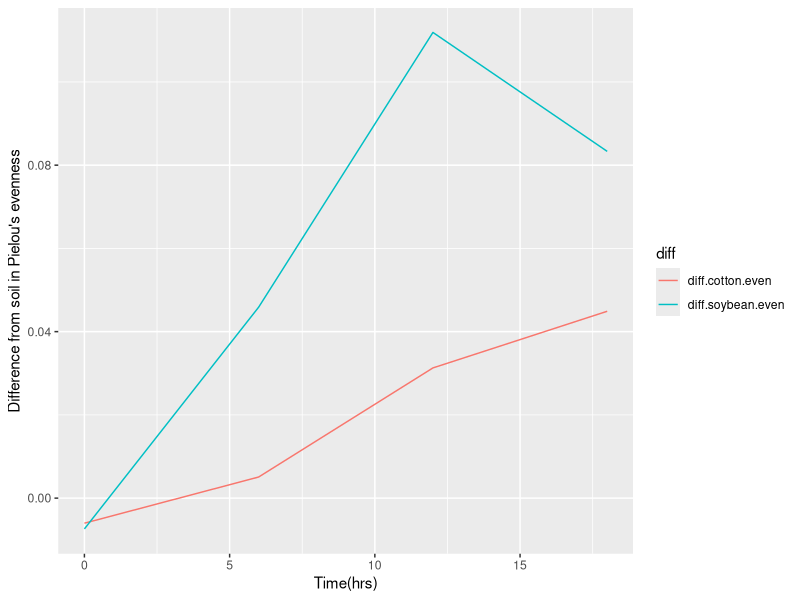

Here is the R script that generated this plot:
## ---- chunk 1
DiversityData <- read.csv("DiversityData.csv")  #loading data in R
DiversityData

Metadata <- read.csv("Metadata.csv",na.strings ="na") #loading data in R
Metadata

## ---- chunk 2
library(tidyverse) 
library(ggplot2)
library(knitr)
library(markdown)
alpha <- left_join(DiversityData, Metadata, by = "Code") #combining two dataframes together by common column "Code".
alpha

## ---- chunk 3
alpha_even <- alpha %>%
mutate(logRich = log(richness)) %>%  #adding a column named logRich containing log values of richness column
mutate(alpha, Pielousevennessindex = shannon/logRich) #adding a column Pielousevennessindex by calculating evenness

alpha_even

## ---- chunk 4
alpha_average <- alpha_even %>%
  group_by(Crop, Time_Point) %>%    #grouping the data by Crop and Time point
  summarise(Mean = mean(Pielousevennessindex),  #calculating mean of evenness by group
            n = n(),    #counting number of rows based on group
            sd.dev = sd(Pielousevennessindex)) %>%  #calculating standard deviation of the evenness by group
  mutate(std.err = sd.dev/sqrt(n))   #calculating standard error by group

alpha_average
  
## ---- chunk 5
alpha_average2 <- alpha_average %>%
  select(Time_Point, Crop, Mean) %>%    #selecting the relevant columns 
  pivot_wider(names_from = Crop, values_from = Mean) %>%   #transforming data from longer format to wider format by creating new columns for each crop
  mutate(diff.cotton.even = Soil - Cotton) %>%  #calculating difference in mean between soil and cotton at different time point 
  mutate(diff.soybean.even = Soil - Soybean) #calculating difference in mean between soil and soybean at different time point
alpha_average2

## ---- chunk 6
alpha_average2 %>%
  select(Time_Point, diff.cotton.even, diff.soybean.even) %>% #selecting relevant columns
  pivot_longer(c(diff.cotton.even, diff.soybean.even), names_to = "diff") %>%  #transforming wide format data to long format creating a new column named diff that contains the values from diff.cotton.even and diff.soybean.even
  ggplot(aes(x= Time_Point, y = value, color = diff))+ #creating a line graph with time point as x axis and value as y axis and color by diff
  geom_line()+
  xlab("Time(hrs)")+ #labeling x axis
  ylab("Difference from soil in Pielou's evenness") #labeling y axis
